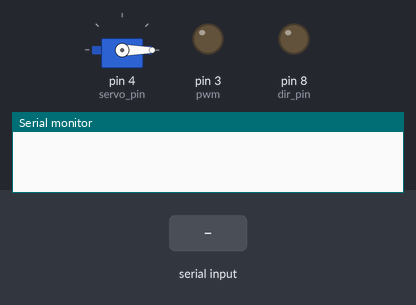
The sketch below on a simulated Arduino Uno, built with avr-gcc and run on an emulated ATmega328P. Parts: servo, output pins drawn as LEDs (lit = HIGH), the last lines printed to the serial monitor. The inputs (shaded band) are chosen by the test bench.

Above: at 1.2 s.
1.3 s: "L" received over the second serial link
At 1.6 s:
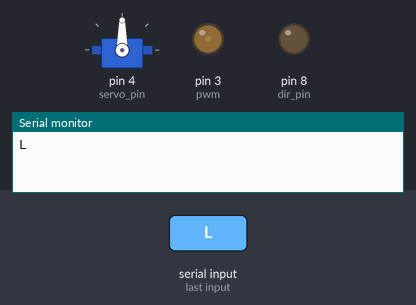
2.8 s: "R" received over the second serial link
At 4.0 s:
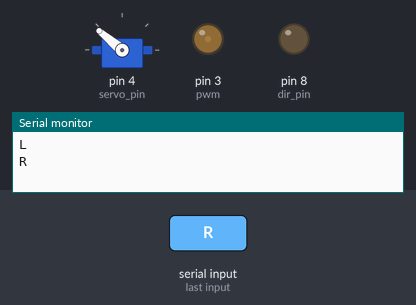
4.3 s: "F" received over the second serial link
At 5.1 s:
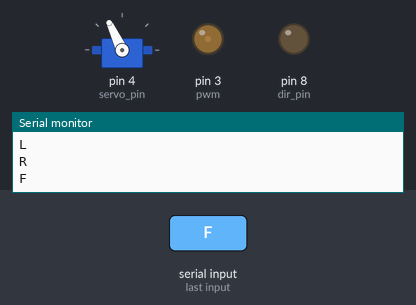
5.8 s: "S" received over the second serial link
At 6.3 s:
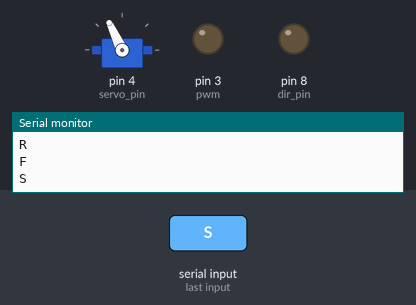
7.3 s: "B" received over the second serial link
At 8.6 s:
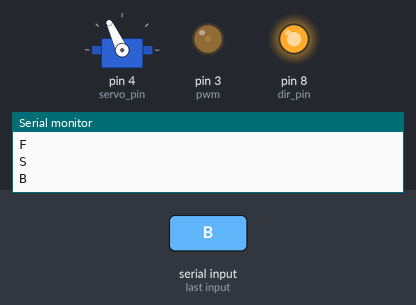
Timing chart, 0 to 9.8 s (numbered marks = the images above; inputs shaded):
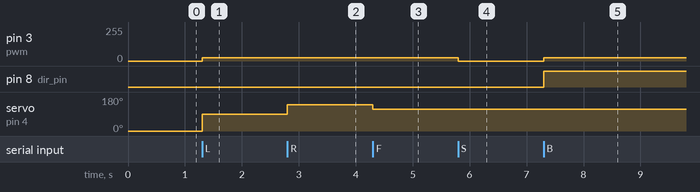

The sketch:

rc_car2.ino
```cpp
// 서보모터 사용을 위한 호출
#include <SoftwareSerial.h>
SoftwareSerial mySerial(12, 13);
#include <Servo.h>

Servo SB1;
int servo_pin = 4;

// 뒷바퀴속도(0~255)
int pwm = 3;

// 뒷바퀴방향(전진,후진)
int dir_pin = 8;

int degree = 0;
int power = 0;
int dir = 0;

void setup() {

  // 서보모터핀
  SB1.attach(servo_pin);

  // 뒷바퀴속도
  pinMode(pwm, OUTPUT);

  // 뒷바퀴방향
  pinMode(dir_pin, OUTPUT);

  //시리얼 통신 설정
  Serial.begin(38400);
  mySerial.begin(38400);

}
void loop() {

  if (mySerial.available() > 0){
      char ch = mySerial.read();
      Serial.println(ch);

       if (ch == 'L'){
//          Serial.println(ch);
            dir = 0;
            degree = 90;
            power = 25;
        }
       else if (ch == 'R'){
            //Serial.println(ch);
            dir = 0;
            degree = 140;
            power = 25;
       }
       else if (ch == 'F'){
//          Serial.println(ch);
            dir = 0;
            degree = 115;
            power = 25;
       }
       else if (ch == 'W'){
//          Serial.println(ch);
            dir = 0;
            degree = 115;
            power = 20;
       }
       else if (ch == 'S'){
            //Serial.println(ch);
            dir = 0;
            degree = 115;
            power = 0;
       }
       else if (ch == 'B'){
            //Serial.println(ch);
            dir = 1;
            degree = 115;
            power = 25;
       }
      }
  SB1.write(degree);
  digitalWrite(dir_pin, dir);
  analogWrite(pwm, power);
}
```

Measured:
- after the input at 1.3 s, pin 3 (pwm): 0/255 → 25/255 at once; servo on pin 4 (servo_pin): 0° → 90° at once
- after the input at 2.8 s, servo on pin 4 (servo_pin): 90° → 140° at once
- after the input at 4.3 s, servo on pin 4 (servo_pin): 140° → 115° at once
- after the input at 5.8 s, pin 3 (pwm): 25/255 → 0/255 at once
- after the input at 7.3 s, pin 3 (pwm): 0/255 → 25/255 at once; pin 8 (dir_pin): LOW → HIGH at once
